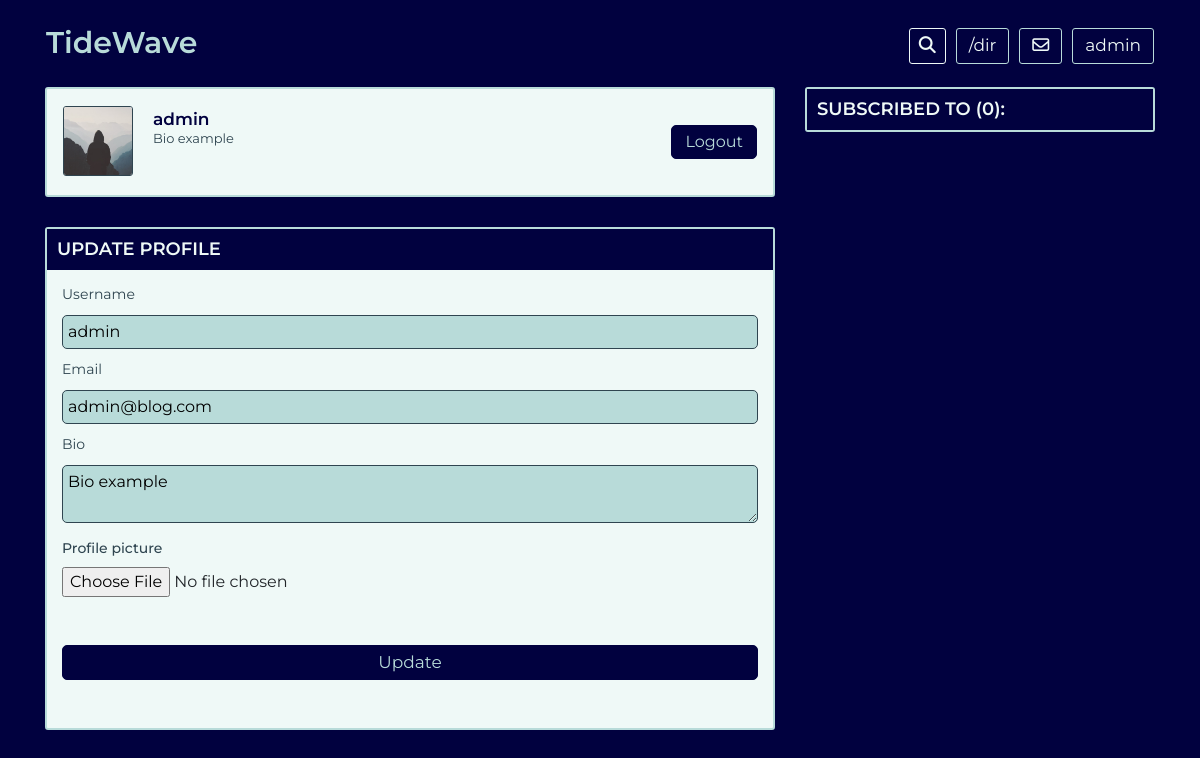
Before: /account (signed in) with the older database file.
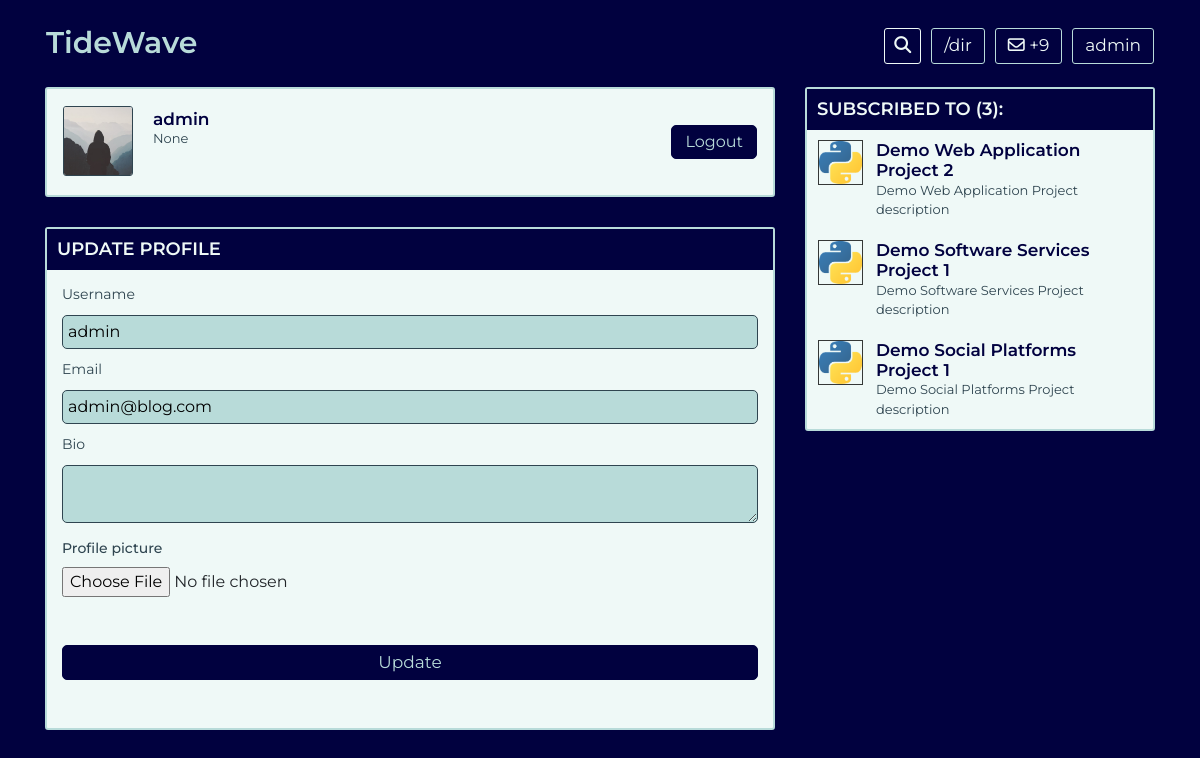
After: the same page with the newer database file.
### tidewave/models.py (models this page shows, shortened)
class Users(db.Model, UserMixin):
    id = db.Column(db.Integer, primary_key=True)
    username = db.Column(db.String(18), unique=True, nullable=False)
    rank = db.Column(db.String(15), nullable=False, default='user')
    email = db.Column(db.String(35), unique=True, nullable=False)
    image_file = db.Column(db.String(100), nullable=False, default='default.jpg')
    password = db.Column(db.String(60), nullable=False)
    bio = db.Column(db.String(200), nullable=True)
    is_banned = db.Column(db.Boolean, nullable=False, default=False)
    posts = db.relationship('Posts', backref='author', lazy=True, cascade="all, delete", passive_deletes=True)
    tides = db.relationship('Tides', backref='author', lazy=True, cascade="all, delete", passive_deletes=True)
    waves = db.relationship('Waves', backref='author', lazy=True, cascade="all, delete", passive_deletes=True)
    comments = db.relationship('Comments', backref='author', lazy=True, cascade="all, delete", passive_deletes=True)
    replies = db.relationship('Replies', backref='author', lazy=True, cascade="all, delete", passive_deletes=True)
    subscriptions = db.relationship('Subscriptions', backref='subscriber', lazy=True, cascade="all, delete", passive_deletes=True)
    notifications = db.relationship('Notifications', backref='user', lazy=True, cascade="all, delete", passive_deletes=True)
    def new_notifications(self):
        new_notifications = Notifications.query.filter_by(user_id=self.id, seen=0).order_by(Notifications.date_posted.desc()).all()
        return len(new_notifications)

class Subscriptions(db.Model):
    id = db.Column(db.Integer, primary_key=True)
    post_id = db.Column(db.Integer, db.ForeignKey('posts.id', ondelete="CASCADE"), nullable=False)
    user_id = db.Column(db.Integer, db.ForeignKey('users.id', ondelete="CASCADE"), nullable=False)
    follows_since = db.Column(db.DateTime, nullable=False, default=datetime.utcnow)

class Posts(db.Model):
    __tablename__ = 'posts'
    __searchable__ = ['title', 'description', 'content']
    __msearch_schema__ = {
        "title": TEXT(
            stored=True,
            analyzer=RegexTokenizer() | CaseSensitivizer(),
            sortable=False),
        "content": TEXT(
            stored=True,
            analyzer=RegexTokenizer(),
            sortable=False,
        )
    }
    id = db.Column(db.Integer, primary_key=True)
    stage = db.Column(db.Integer, nullable=False, default=0)
    title = db.Column(db.String(250), unique=True, nullable=False)
    description = db.Column(db.String(100), nullable=True)
    link = db.Column(db.String(100), nullable=True)
    logo_file = db.Column(db.String(100), default='default.jpg')
    date_posted = db.Column(db.DateTime, nullable=False, default=datetime.utcnow)
    content = db.Column(db.Text, nullable=False)
    user_id = db.Column(db.Integer, db.ForeignKey('users.id', ondelete="CASCADE"), nullable=False)
    tag_id = db.Column(db.Integer, db.ForeignKey('tags.id', ondelete="CASCADE"), nullable=False, default=1)
    tides = db.relationship('Tides', backref='post', lazy=True, cascade="all, delete", passive_deletes=True)
    waves = db.relationship('Waves', backref='post', lazy=True, cascade="all, delete", passive_deletes=True)
    comments = db.relationship('Comments', backref='post', lazy=True, cascade="all, delete", passive_deletes=True)
    replies = db.relationship('Replies', backref='post', lazy=True, cascade="all, delete", passive_deletes=True)
    subscribers = db.relationship('Subscriptions', backref='post', lazy=True, cascade="all, delete", passive_deletes=True)
    notifications = db.relationship('Notifications', backref='post', lazy=True, cascade="all, delete", passive_deletes=True)
    images = db.relationship('Images', backref='post', lazy=True, cascade="all, delete", passive_deletes=True)
    links = db.relationship('Links', backref='post', lazy=True, cascade="all, delete", passive_deletes=True)
    keywords = db.relationship('KeywordLinks', backref='post', lazy=True, cascade="all, delete", passive_deletes=True)

### tidewave/users/routes.py (the view)
@users.route('/account', methods=['GET', 'POST'])
@login_required
def account():
    form = UpdateAccountForm()
    if form.validate_on_submit():
        if form.picture.data:
            picture_file = save_picture(form.picture.data)
            current_user.image_file = picture_file
        current_user.username = form.username.data
        current_user.bio = form.bio.data
        current_user.email = form.email.data
        db.session.commit()
        flash('Your account has been updated!', 'success')
        return redirect(url_for('users.account'))
    elif request.method == 'GET':
        form.username.data = current_user.username
        form.email.data = current_user.email
        form.bio.data = current_user.bio
    return render_template('account.html', form=form)

### tidewave/users/forms.py (shortened to what this page needs)
class UpdateAccountForm(FlaskForm):
    username = StringField('Username', validators=[DataRequired(), Length(min=3, max=18)])
    bio = TextAreaField('Bio', validators=[Length(min=0, max=200)])
    email = StringField('Email', validators=[DataRequired(), Email()])
    picture = FileField('Update profile picture', validators=[FileAllowed(['jpg', 'png'])])
    submit = SubmitField('Update')

### tidewave/models.py (called while the page is built)
@login_manager.user_loader
def load_user(user_id):
    return Users.query.get(int(user_id))

### tidewave/templates/account.html (shortened to what this page needs)
{% extends 'layout.html' %}
{% block content %}
<div class="container">
<table id="full-table">
  <tr>
    <td id="first">
      <img src="/static/profile_pics/{{ current_user.image_file }}" alt="user-image" width="70px" height="70px" class="project__logo mb-3 mt-3">
    </td>
    <td id="second">
      <div class="description">
        <a href="/user/{{ current_user.username }}"><h3 class="project__title mt-1">{{ current_user.username }}</h3></a>
        <p class="project__desc">{{ current_user.bio }}</p>
      </div>
    </td>
    <td id="third">
      <a href='/logout'><button class="button-logout form-submit ml-auto " type='submit'>Logout</button></a>
    </td>
  </tr>
</table>
</div>
{% endblock content %}
{% block content2 %}
<div class="container content">
    <div class="user__projects__head">
        <h3 class="side-bar__title ml-0 mb-0">Update profile</h3>
    </div>
    <div class="container">
        <form class="form-pass mt-1 mb-2" enctype="multipart/form-data" method="POST">
        {{ form.username.label(class='input-name') }}
        {{ form.username(class='disscus-input col-12') }}
        {{ form.email.label(class='input-name') }}
        {{ form.email(class='disscus-input col-12') }}
        {{ form.bio.label(class='input-name') }}
        {{ form.bio(class='disscus-input tide__input col-12') }}
        <h6 class="input-name">Profile picture</h6>
        {{ form.picture(class='form-control-file') }}
        <div class="row show-more mt-5 mb-5">
            {{ form.submit(class='button form-submit align-self-center col-12') }}
        </div>
        </form>
    </div>
</div>
{% endblock content2 %}
{% block sidebar2 %}
  <div class="wrapper following">
  <div class="side-bar__head">
    <a href="#">
      <h3 class="side-bar__title">Subscribed to ({{ current_user.subscriptions|length }}):</h3>
    </a>
  </div>
  {% for sub in current_user.subscriptions %}
  <div class="row hover tide__section">
    <div class="row side-bar__project__row">
      <img src="/static/project_logos/{{ sub.post.logo_file }}" alt="product-logotype" width="45px" height="45px" class="side-bar__project-logo ml-3">
    </div>
    <div class="col-10 tide__desc">
      <h3 class="project__title pl-2"><a class="project__title" href="/dir/{{ sub.post.tag.tag }}/project/{{ sub.post.title }}">{{ sub.post.title }}</a></h3>
      <p class="project__desc side-bar__project__desc pl-2">{{ sub.post.description }}</p>
    </div>
  </div>
  {% endfor %}
  </div>
{% endblock sidebar2 %}

### tidewave/templates/layout.html (shortened to what this page needs)
<!doctype html>
<html lang="en">
  <head>
    <link rel="stylesheet" href="https://maxcdn.bootstrapcdn.com/bootstrap/4.0.0/css/bootstrap.min.css">
    <link rel="stylesheet" href="{{url_for('static', filename='owl.carousel.min.css') }}">
    <link rel="stylesheet" href="{{url_for('static', filename='owl.theme.default.min.css') }}">
    <link rel="stylesheet" href="{{url_for('static', filename='main.css') }}">
  </head>
  <body>
    <header id="menu-bar" class="container menu-bar">
      <nav class="row navbar navbar-expand-sm">
        <a class="logo" href="/"><h1>TideWave</h1></a>
        <div class="collapse navbar-collapse" id="navbarSupportedContent">
          <ul class="navbar-nav ml-auto">
            <a href="/search"><li class="nav-item button search-button"><i class="fas fa-search"></i></li></a>
            <a href="/dir"><li class="nav-item button button-nav">/dir</li></a>
            {% if current_user.is_authenticated %}
              {% if current_user.new_notifications() %}
              <a href="/inbox"><li class="nav-item button button-nav"><i class="far fa-envelope"></i> +{{ current_user.new_notifications() }}</li></a>
              {% else %}
              <a href="/inbox"><li class="nav-item button button-nav"><i class="far fa-envelope"></i></li></a>
              {% endif %}
            <a href="/account"><li class="nav-item button button-nav">{{ current_user.username }}</li></a>
            {% else %}
            <a href="/login"><li class="nav-item button button-nav">Log-in</li></a>
            <li class="nav-item button button-register">
              <a href="/register">Register</a>
            </li>
            {% endif %}
          </ul>
        </div>
      </nav>
    </header>
<section class="container all">
  <div class="row">
    <div class="container main col-xl-8">
      <div class="content">
            {% block content %}{% endblock content %}
      </div>
            {% block content2 %}{% endblock content2 %}
    </div>
<div class="container second ml-auto col-xl-4">
          {% block sidebar2 %}{% endblock sidebar2 %}
</div>
    </div>
</section>
  </body>
</html>

Changed rows visible on the page:
changed Users "admin": bio "Bio example" → "None"; bio "Bio example" → (not shown)
added Subscriptions: post.logo_file (picture), post "Demo Web Application Project 2", post.description "Demo Web Application Project description"
added Subscriptions: post.logo_file (picture), post "Demo Software Services Project 1", post.description "Demo Software Services Project description"
added Subscriptions: post.logo_file (picture), post "Demo Social Platforms Project 1", post.description "Demo Social Platforms Project description"
Other visible differences:
{{ current_user.new_notifications() }}: (not shown) → "9"
{{ current_user.subscriptions|length }}: "0" → "3"
